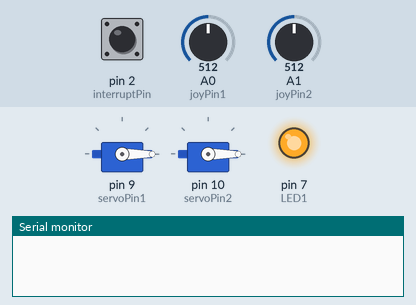
Recording of a sketch running on a simulated Arduino Uno, built with avr-gcc and run on an emulated ATmega328P. Shown: 2 × servo, output pins drawn as LEDs (lit = HIGH), the last lines printed to the serial monitor. The inputs (shaded band) are chosen by the test bench; at power-on: A0 (joyPin1) = 512, A1 (joyPin2) = 512, pin 2 (interruptPin) HIGH.

Above: at 1.2 s.
1.3 s: A0 (joyPin1) set to 1005
3.1 s: A0 (joyPin1) set to 1023
At 5.24 s:
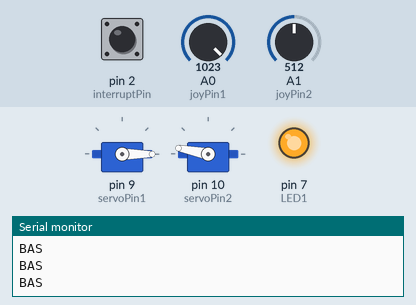
6.1 s: A1 (joyPin2) set to 122
9.1 s: A1 (joyPin2) set to 239
10.9 s: A1 (joyPin2) set to 265
At 12.27 s:
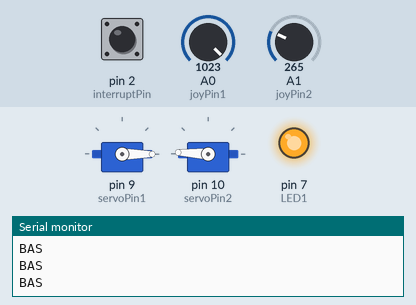
13.9 s: A1 (joyPin2) set to 1023
At 24.1 s:
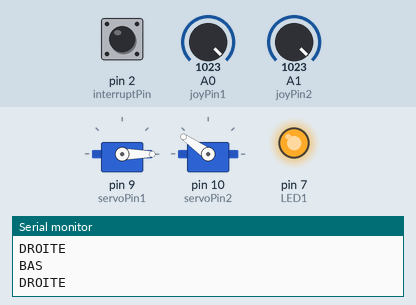
Timing chart, 0 to 29.9 s (numbered marks = the images above; inputs shaded):
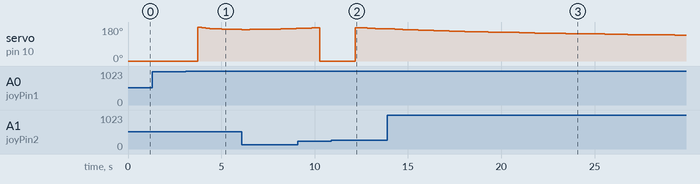

The sketch:

Code_arduino.ino
```cpp
#include <Servo.h>
#include <math.h>

bool modeManuel = true;

// Définition des numéro de pin
const int joyPin1 = A0;
const int joyPin2 = A1;
//const int joyBtnPin = ? Pin digital pour le bouton

const byte servoPin1 = 9;
const byte servoPin2 = 10;

const int LED1 = 7;

const byte interruptPin = 2;

//Def des servos
Servo servo1;
Servo servo2;
Servo servo3;

//-------------------- Definition des differents parametres geometriques de la patte----------------------

// Dimensions des segments de la patte en mm, issues du sujet de DS
float a = 20;
float b = 80;
float c = 80;

// Coordonnees du point E (coordonnees operationnelles)
float xe=-100;  // Coordonnees du point E (point de l'organe operationnel), que l'on impose pour avoir un mouvement plan
float ye = -140.;

void setup() {
  Serial.begin(9600);

  //Setup Bouton Interrupt pin
  pinMode(interruptPin, INPUT_PULLUP);
  attachInterrupt(digitalPinToInterrupt(interruptPin), interrupt_function, FALLING);

  //Setup Pin Moteurs
  pinMode(joyPin1,INPUT);
  pinMode(joyPin2,INPUT);
  servo1.attach(servoPin1);  // attaches the servo on pin 9 to the servo object <=> GPIO.setup(11,GPIO.OUT)
  servo2.attach(servoPin2);
  //servo3.attach(servoPin3);

  servo1.write(1); //On place initialement les deux servos à 1° (pas 0 pour éviter les potentielles singularités)
  servo2.write(1);


  //Setup de la LED verte

  pinMode(LED1, OUTPUT);
  digitalWrite(LED1, HIGH);
}

//------------------------------MAIN----------------------------------------
void loop(){
  // put your main code here, to run repeatedly:
  ModeManuel();

    servo1.write( -M_PI + atan2f(ye,(xe-a)) - acosf( (c*c-((xe-a)*(xe-a)+ye*ye+b*b)) /2/b/sqrt((xe-a)*(xe-a)+ye*ye) )* 180/M_PI );
    servo2.write(  M_PI + atan2f(ye,(xe+a)) + acosf( (c*c-((xe+a)*(xe+a)+ye*ye+b*b)) /2/b/sqrt((xe+a)*(xe+a)+ye*ye) )* 180/M_PI );

  delay(15);
}
//------------------------------------DELAY--------------------------
void delayFab(unsigned int duree){
  // Concretement, on ne fait que retarder d'une certaine duree en ms
  unsigned int depart = millis();
  unsigned int tpsActuel;

  do{
    tpsActuel = millis();
  }while(tpsActuel-depart<duree);

}
//-------------------------------------MODE MANUEL-------------------------------------------------
void ModeManuel(){
  int Rx = analogRead(joyPin1); // On récupère les données des deux pins
  int Ry = analogRead(joyPin2);


  Rx = map(Rx, 0, 1023, -2, 2); // On converti la valeur (à gauche -1, à droite 1)
  Ry = map(Ry, 0, 1023, -2, 2);

  //Puis on voit ce qu'on fait :
  if(Rx == -2){
    //xe--
    xe--;
    Serial.println("HAUT");
    delayFab(200); //200millisecondes de "pause"
  }
  else if(Rx == 2){
    //xe++
    xe++;
    Serial.println("BAS");
    delayFab(200);
  }


  if(Ry == -2){
    ye--;
    Serial.println("GAUCHE");
    delayFab(200);
  }
  else if(Ry == 2){
    ye++;
    Serial.println("DROITE");
    delayFab(200);
  }
}
//-------------------------FONCTION INTERRUPT-----------------------
void interrupt_function(){
  Serial.println("Interrupt sur Button press");
  delay(100);
}
```

Measured:
- the behaviour switches between 1022 and 1023 on A0 (joyPin1) (found by bisection; images 0 and 1)
- after the input at 1.3 s, every drawn part: stays the same
- after the input at 3.1 s, servo on pin 10 (servoPin2): 0° → 178° after 0.64 s, → 175° 0.22 s later, → 174° 0.22 s later, → 172° 0.22 s later, … (9 changes in this stretch)
- after the input at 10.9 s, servo on pin 10 (servoPin2): 0° → 177° after 1.3 s, → 176° 0.22 s later, → 175° 0.22 s later, → 174° 0.22 s later, … (7 changes in this stretch)
